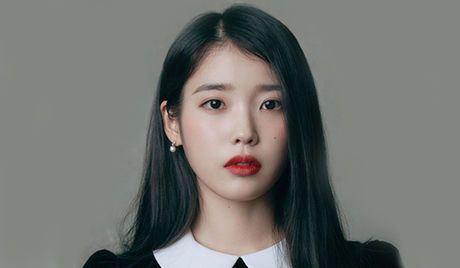
#> input picture Bluring/IU.jpg, 460 x 268 px
$ python chapter_1.py
#> lines starting #> are read from the running program, lines starting #| are printed output that depends on the picture; after the words box and inside, x2 and y2 are one past the last pixel; in counts of white or black regions, pixels touching at a corner belong together
import numpy as np
import matplotlib.pyplot as plt
import cv2
img = cv2.imread('IU.jpg')
#> img is the input picture: shape (268, 460, 3); mean B, G, R 111.3, 115.6, 113.4
# [21 lines of commented-out code are left out]

kernel = np.ones((5,5),np.uint8)

imgGray = cv2.cvtColor(img, cv2.COLOR_BGR2GRAY)
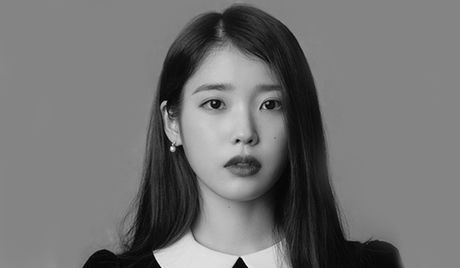
#> imgGray: shape (268, 460); min 1, max 251, mean 114.6
imgBlur = cv2.GaussianBlur(imgGray,(7,7),0)
imgCanny = cv2.Canny(img,50,200)
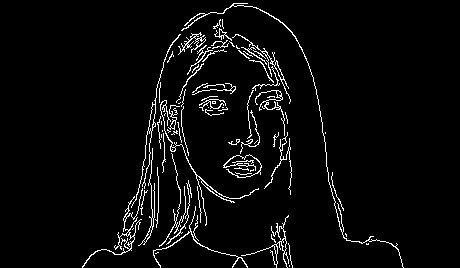
#> imgCanny: shape (268, 460); 4.1% white in thin lines or dots, all inside (x1, y1, x2, y2) = (82, 3, 404, 268)
imgDialation = cv2.dilate(imgCanny,kernel,iterations=1)
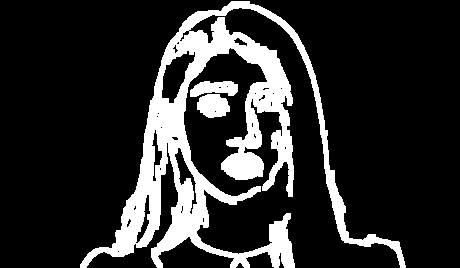
#> imgDialation: shape (268, 460); 17.6% white; 3 white regions, box (x1, y1, x2, y2) and area: (80, 1, 406, 268) 20540, (197, 94, 230, 118) 610, (190, 81, 238, 97) 543
imgEroded = cv2.erode(imgDialation,kernel,iterations=1)
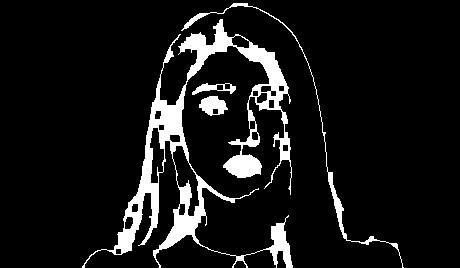
#> imgEroded: shape (268, 460); 9% white; 4 white regions, box (x1, y1, x2, y2) and area: (82, 19, 293, 268) 9640, (181, 3, 404, 268) 908, (199, 96, 228, 116) 374, (192, 83, 236, 95) 227

cv2.imshow("ImgGray",imgGray)
cv2.imshow("ImgBlur",imgBlur)
cv2.imshow("ImgCanny",imgCanny)
cv2.imshow("ImgDialation",imgDialation)
cv2.imshow("ImgEroded",imgEroded)


cv2.waitKey(0)
